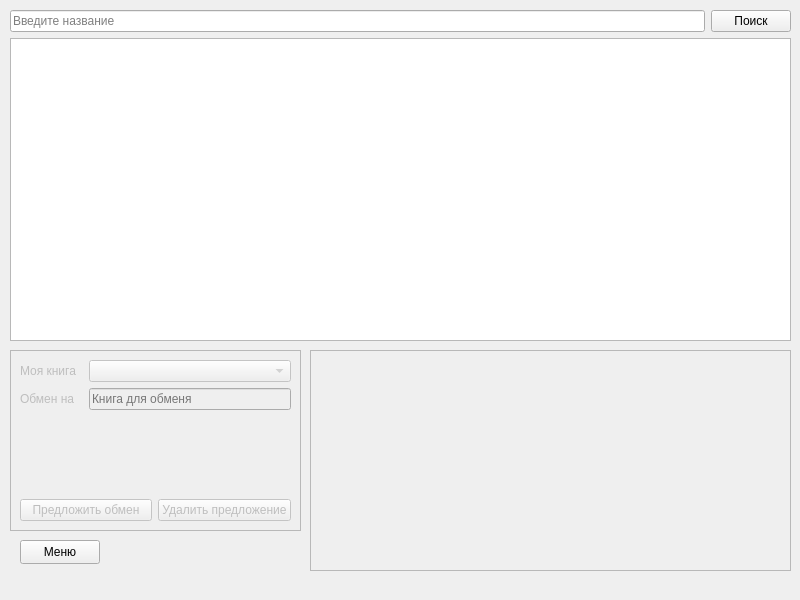
<?xml version="1.0" encoding="UTF-8"?>
<ui version="4.0">
 <class>UserOffers</class>
 <widget class="QMainWindow" name="UserOffers">
  <property name="geometry">
   <rect>
    <x>0</x>
    <y>0</y>
    <width>800</width>
    <height>600</height>
   </rect>
  </property>
  <property name="sizePolicy">
   <sizepolicy hsizetype="Minimum" vsizetype="Preferred">
    <horstretch>0</horstretch>
    <verstretch>0</verstretch>
   </sizepolicy>
  </property>
  <property name="windowTitle">
   <string>Объявления</string>
  </property>
  <widget class="QWidget" name="centralwidget">
   <widget class="QFrame" name="frame">
    <property name="enabled">
     <bool>false</bool>
    </property>
    <property name="geometry">
     <rect>
      <x>10</x>
      <y>350</y>
      <width>291</width>
      <height>181</height>
     </rect>
    </property>
    <property name="sizePolicy">
     <sizepolicy hsizetype="Fixed" vsizetype="Fixed">
      <horstretch>0</horstretch>
      <verstretch>0</verstretch>
     </sizepolicy>
    </property>
    <property name="frameShape">
     <enum>QFrame::Shape::StyledPanel</enum>
    </property>
    <property name="frameShadow">
     <enum>QFrame::Shadow::Plain</enum>
    </property>
    <layout class="QGridLayout" name="gridLayout">
     <item row="1" column="1" colspan="3">
      <widget class="QComboBox" name="cbMyBook">
       <property name="placeholderText">
        <string>Моя книга</string>
       </property>
      </widget>
     </item>
     <item row="4" column="1">
      <spacer name="verticalSpacer_2">
       <property name="orientation">
        <enum>Qt::Orientation::Vertical</enum>
       </property>
       <property name="sizeHint" stdset="0">
        <size>
         <width>20</width>
         <height>30</height>
        </size>
       </property>
      </spacer>
     </item>
     <item row="2" column="0">
      <widget class="QLabel" name="lbOthersBook">
       <property name="text">
        <string>Обмен на</string>
       </property>
      </widget>
     </item>
     <item row="6" column="2" colspan="2">
      <widget class="QPushButton" name="btnDelOffer">
       <property name="sizePolicy">
        <sizepolicy hsizetype="Preferred" vsizetype="Fixed">
         <horstretch>0</horstretch>
         <verstretch>0</verstretch>
        </sizepolicy>
       </property>
       <property name="text">
        <string>Удалить предложение</string>
       </property>
      </widget>
     </item>
     <item row="2" column="1" colspan="3">
      <widget class="QLineEdit" name="leOthersBook">
       <property name="maxLength">
        <number>13</number>
       </property>
       <property name="placeholderText">
        <string>Книга для обменя</string>
       </property>
      </widget>
     </item>
     <item row="6" column="0" colspan="2">
      <widget class="QPushButton" name="btnOfferSwap">
       <property name="sizePolicy">
        <sizepolicy hsizetype="Preferred" vsizetype="Fixed">
         <horstretch>0</horstretch>
         <verstretch>0</verstretch>
        </sizepolicy>
       </property>
       <property name="text">
        <string>Предложить обмен</string>
       </property>
      </widget>
     </item>
     <item row="1" column="0">
      <widget class="QLabel" name="lbMyBook">
       <property name="text">
        <string>Моя книга</string>
       </property>
      </widget>
     </item>
    </layout>
   </widget>
   <widget class="QPushButton" name="btnMenu">
    <property name="geometry">
     <rect>
      <x>20</x>
      <y>540</y>
      <width>80</width>
      <height>24</height>
     </rect>
    </property>
    <property name="text">
     <string>Меню</string>
    </property>
   </widget>
   <widget class="QWidget" name="verticalLayoutWidget">
    <property name="geometry">
     <rect>
      <x>10</x>
      <y>10</y>
      <width>781</width>
      <height>331</height>
     </rect>
    </property>
    <layout class="QVBoxLayout" name="vlTable">
     <item>
      <layout class="QHBoxLayout" name="hlSearch">
       <item>
        <widget class="QLineEdit" name="leSearch">
         <property name="placeholderText">
          <string>Введите название</string>
         </property>
        </widget>
       </item>
       <item>
        <widget class="QPushButton" name="btnSearch">
         <property name="text">
          <string>Поиск</string>
         </property>
        </widget>
       </item>
      </layout>
     </item>
     <item>
      <widget class="QTableWidget" name="twOthers">
       <property name="sizePolicy">
        <sizepolicy hsizetype="Expanding" vsizetype="Expanding">
         <horstretch>0</horstretch>
         <verstretch>0</verstretch>
        </sizepolicy>
       </property>
      </widget>
     </item>
    </layout>
   </widget>
   <widget class="QTableWidget" name="twMine">
    <property name="enabled">
     <bool>false</bool>
    </property>
    <property name="geometry">
     <rect>
      <x>310</x>
      <y>350</y>
      <width>481</width>
      <height>221</height>
     </rect>
    </property>
    <property name="sizePolicy">
     <sizepolicy hsizetype="Expanding" vsizetype="Expanding">
      <horstretch>0</horstretch>
      <verstretch>0</verstretch>
     </sizepolicy>
    </property>
   </widget>
  </widget>
  <widget class="QMenuBar" name="menubar">
   <property name="geometry">
    <rect>
     <x>0</x>
     <y>0</y>
     <width>800</width>
     <height>25</height>
    </rect>
   </property>
  </widget>
 </widget>
 <resources/>
 <connections/>
</ui>
